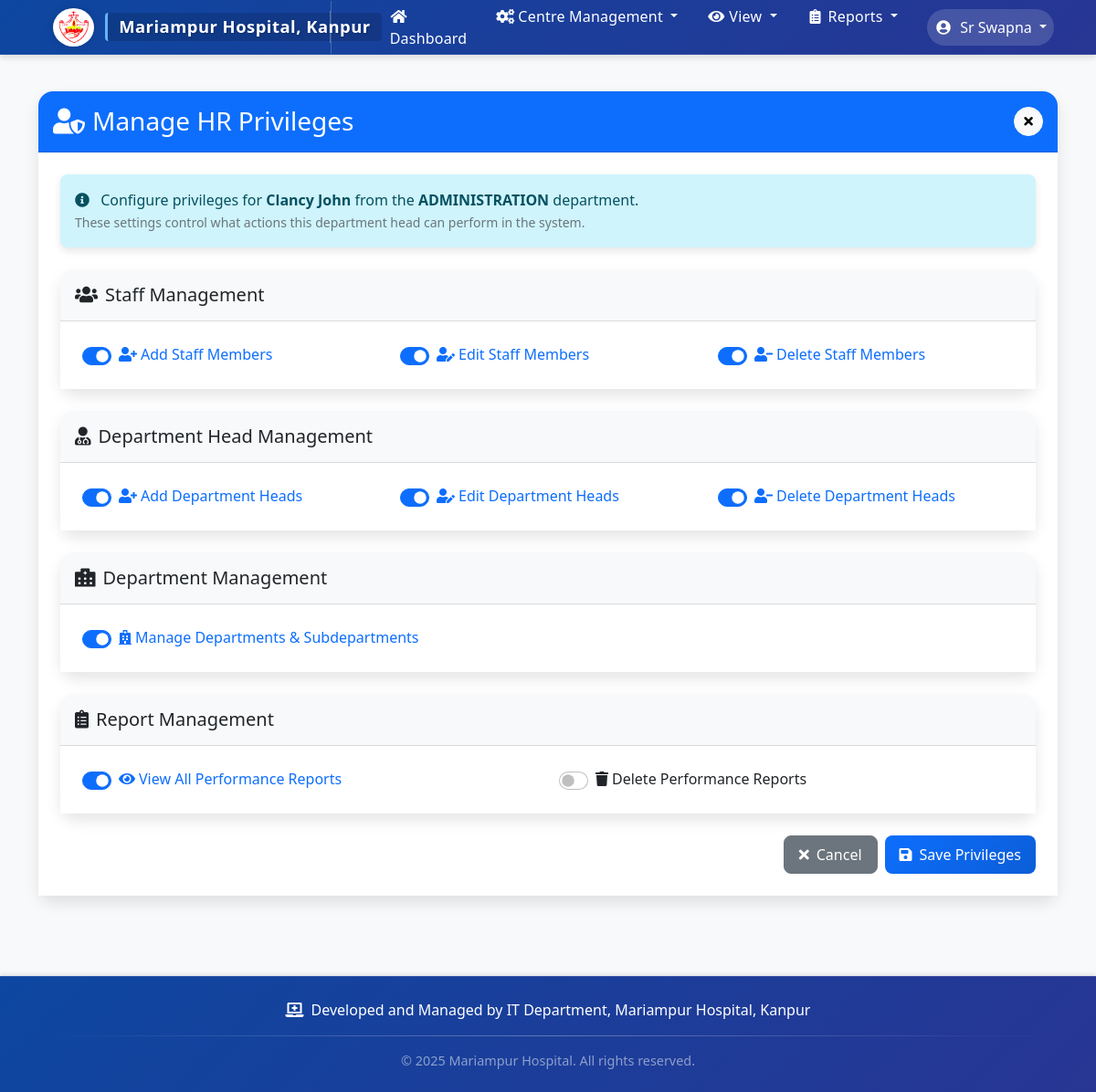
Screenshot of /hr-privileges/manage/12/ (signed in) with the database file from the repository.
### staff_monitor/models.py (models this page shows, shortened)
class DepartmentHead(models.Model):
    user = models.OneToOneField(User, on_delete=models.CASCADE)
    department = models.ForeignKey(Department, on_delete=models.PROTECT)
    subdepartment = models.ForeignKey(SubDepartment, on_delete=models.PROTECT, null=True, blank=True)
    designation = models.CharField(max_length=100, default="Department Head")
    contact_number = models.CharField(max_length=15)
    joining_date = models.DateField(null=True, blank=True)
    appointment_date = models.DateField(null=True, blank=True)
    managed_staff = models.ManyToManyField('Staff', related_name='supervisors', blank=True)
    is_hr_head = models.BooleanField(default=False)

class Department(models.Model):
    name = models.CharField(max_length=100, unique=True)
    created_at = models.DateTimeField(auto_now_add=True)
    class Meta:
        ordering = ['name']

class HRPrivileges(models.Model):
    hr_head = models.OneToOneField(DepartmentHead, on_delete=models.CASCADE, related_name='privileges')
    can_add_staff = models.BooleanField(default=False)
    can_edit_staff = models.BooleanField(default=False)
    can_delete_staff = models.BooleanField(default=False)
    can_add_department_head = models.BooleanField(default=False)
    can_edit_department_head = models.BooleanField(default=False)
    can_delete_department_head = models.BooleanField(default=False)
    can_manage_departments = models.BooleanField(default=False)
    can_view_all_reports = models.BooleanField(default=False)
    can_delete_reports = models.BooleanField(default=False)
    created_at = models.DateTimeField(auto_now_add=True)
    updated_at = models.DateTimeField(auto_now=True)
    class Meta:
        verbose_name = "HR Privileges"
        verbose_name_plural = "HR Privileges"

### staff_monitor/views.py (the view, shortened to what this page needs)
# urls.py: path('hr-privileges/manage/<int:head_id>/', views.manage_hr_privileges, name='manage_hr_privileges'),
@login_required
@user_passes_test(is_admin)
def manage_hr_privileges(request, head_id):
    department_head = get_object_or_404(DepartmentHead, id=head_id)
    if not department_head.is_hr_head:
        department_head.is_hr_head = True
        department_head.save()
    privileges, created = HRPrivileges.objects.get_or_create(hr_head=department_head)
    return render(request, 'staff_monitor/manage_hr_privileges.html', {
        'department_head': department_head,
        'privileges': privileges
    })

### staff_monitor/templates/staff_monitor/manage_hr_privileges.html (shortened to what this page needs)
{% extends 'staff_monitor/base.html' %}
{% block content %}
<div class="card">
    <div class="card-header bg-primary text-white d-flex justify-content-between align-items-center">
        <h3 class="mb-0">
            <i class="fas fa-user-shield me-2"></i>Manage HR Privileges
        </h3>
        <a href="{% url 'hr_privileges_list' %}" class="btn btn-light btn-sm close-btn">
            <i class="fas fa-times"></i>
        </a>
    </div>
    <div class="card-body">
        <div class="alert alert-info mb-4">
            <i class="fas fa-info-circle me-2"></i>
            Configure privileges for <strong>{{ department_head.user.get_full_name }}</strong> from the <strong>{{ department_head.department.name }}</strong> department.
            <br>
            <small class="text-muted">These settings control what actions this department head can perform in the system.</small>
        </div>
        <form method="post" id="privilegesForm">
            <div class="card mb-4">
                <div class="card-header bg-light">
                    <h5 class="mb-0"><i class="fas fa-users me-2"></i>Staff Management</h5>
                </div>
                <div class="card-body">
                    <div class="row">
                        <div class="col-md-4">
                            <div class="form-check form-switch">
                                <input class="form-check-input" type="checkbox" id="can_add_staff" name="can_add_staff" {% if privileges.can_add_staff %}checked{% endif %}>
                                <label class="form-check-label" for="can_add_staff">
                                    <i class="fas fa-user-plus me-1"></i>Add Staff Members
                                </label>
                            </div>
                        </div>
                        <div class="col-md-4">
                            <div class="form-check form-switch">
                                <input class="form-check-input" type="checkbox" id="can_edit_staff" name="can_edit_staff" {% if privileges.can_edit_staff %}checked{% endif %}>
                                <label class="form-check-label" for="can_edit_staff">
                                    <i class="fas fa-user-edit me-1"></i>Edit Staff Members
                                </label>
                            </div>
                        </div>
                        <div class="col-md-4">
                            <div class="form-check form-switch">
                                <input class="form-check-input" type="checkbox" id="can_delete_staff" name="can_delete_staff" {% if privileges.can_delete_staff %}checked{% endif %}>
                                <label class="form-check-label" for="can_delete_staff">
                                    <i class="fas fa-user-minus me-1"></i>Delete Staff Members
                                </label>
                            </div>
                        </div>
                    </div>
                </div>
            </div>
            <div class="card mb-4">
                <div class="card-header bg-light">
                    <h5 class="mb-0"><i class="fas fa-user-md me-2"></i>Department Head Management</h5>
                </div>
                <div class="card-body">
                    <div class="row">
                        <div class="col-md-4">
                            <div class="form-check form-switch">
                                <input class="form-check-input" type="checkbox" id="can_add_department_head" name="can_add_department_head" {% if privileges.can_add_department_head %}checked{% endif %}>
                                <label class="form-check-label" for="can_add_department_head">
                                    <i class="fas fa-user-plus me-1"></i>Add Department Heads
                                </label>
                            </div>
                        </div>
                        <div class="col-md-4">
                            <div class="form-check form-switch">
                                <input class="form-check-input" type="checkbox" id="can_edit_department_head" name="can_edit_department_head" {% if privileges.can_edit_department_head %}checked{% endif %}>
                                <label class="form-check-label" for="can_edit_department_head">
                                    <i class="fas fa-user-edit me-1"></i>Edit Department Heads
                                </label>
                            </div>
                        </div>
                        <div class="col-md-4">
                            <div class="form-check form-switch">
                                <input class="form-check-input" type="checkbox" id="can_delete_department_head" name="can_delete_department_head" {% if privileges.can_delete_department_head %}checked{% endif %}>
                                <label class="form-check-label" for="can_delete_department_head">
                                    <i class="fas fa-user-minus me-1"></i>Delete Department Heads
                                </label>
                            </div>
                        </div>
                    </div>
                </div>
            </div>
            <div class="card mb-4">
                <div class="card-header bg-light">
                    <h5 class="mb-0"><i class="fas fa-hospital-alt me-2"></i>Department Management</h5>
                </div>
                <div class="card-body">
                    <div class="form-check form-switch">
                        <input class="form-check-input" type="checkbox" id="can_manage_departments" name="can_manage_departments" {% if privileges.can_manage_departments %}checked{% endif %}>
                        <label class="form-check-label" for="can_manage_departments">
                            <i class="fas fa-hospital me-1"></i>Manage Departments & Subdepartments
                        </label>
                    </div>
                </div>
            </div>
            <div class="card mb-4">
                <div class="card-header bg-light">
                    <h5 class="mb-0"><i class="fas fa-clipboard-list me-2"></i>Report Management</h5>
                </div>
                <div class="card-body">
                    <div class="row">
                        <div class="col-md-6">
                            <div class="form-check form-switch">
                                <input class="form-check-input" type="checkbox" id="can_view_all_reports" name="can_view_all_reports" {% if privileges.can_view_all_reports %}checked{% endif %}>
                                <label class="form-check-label" for="can_view_all_reports">
                                    <i class="fas fa-eye me-1"></i>View All Performance Reports
                                </label>
                            </div>
                        </div>
                        <div class="col-md-6">
                            <div class="form-check form-switch">
                                <input class="form-check-input" type="checkbox" id="can_delete_reports" name="can_delete_reports" {% if privileges.can_delete_reports %}checked{% endif %}>
                                <label class="form-check-label" for="can_delete_reports">
                                    <i class="fas fa-trash me-1"></i>Delete Performance Reports
                                </label>
                            </div>
                        </div>
                    </div>
                </div>
            </div>
            <div class="d-flex justify-content-end gap-2">
                <a href="{% url 'hr_privileges_list' %}" class="btn btn-secondary">
                    <i class="fas fa-times me-2"></i>Cancel
                </a>
                <button type="submit" class="btn btn-primary">
                    <i class="fas fa-save me-2"></i>Save Privileges
                </button>
            </div>
        </form>
    </div>
</div>
{% endblock %}

### staff_monitor/templates/staff_monitor/base.html (shortened to what this page needs)
{% load static %}
<!DOCTYPE html>
<html lang="en">
<head>
    <link href="https://cdn.jsdelivr.net/npm/bootstrap@5.1.3/dist/css/bootstrap.min.css" rel="stylesheet">
    <link href="https://cdnjs.cloudflare.com/ajax/libs/font-awesome/5.15.4/css/all.min.css" rel="stylesheet">
    <link href="https://cdn.jsdelivr.net/npm/sweetalert2@11.7.32/dist/sweetalert2.min.css" rel="stylesheet">
</head>
<body>
    <nav class="navbar navbar-expand-lg navbar-dark">
        <div class="container">
            <a class="navbar-brand" href="{% url 'dashboard' %}">
                <img src="{% static 'images/hospital-logo.png' %}" alt="Hospital Logo">
                <div class="hospital-name">Mariampur Hospital, Kanpur</div>
            </a>
            {% if request.path != '/login/' %}
            {% if user.is_authenticated %}
            <div class="collapse navbar-collapse" id="navbarNav">
                <ul class="navbar-nav me-auto">
                    <li class="nav-item">
                        <a class="nav-link nav-btn" href="{% url 'dashboard' %}">
                            <i class="fas fa-home me-1"></i>Dashboard
                        </a>
                    </li>
                {% if user.is_staff %}
                    <li class="nav-item dropdown">
                        <a class="nav-link dropdown-toggle nav-btn" href="#" id="centerManagementDropdown" role="button" data-bs-toggle="dropdown" aria-expanded="false">
                            <i class="fas fa-cogs me-1"></i>Centre Management
                        </a>
                    </li>
                    <li class="nav-item dropdown">
                        <a class="nav-link dropdown-toggle nav-btn" href="#" id="viewDropdown" role="button" data-bs-toggle="dropdown" aria-expanded="false">
                            <i class="fas fa-eye me-1"></i>View
                        </a>
                    </li>
                    <li class="nav-item dropdown">
                        <a class="nav-link dropdown-toggle nav-btn" href="#" id="reportsDropdown" role="button" data-bs-toggle="dropdown" aria-expanded="false">
                            <i class="fas fa-clipboard-list me-1"></i>Reports
                        </a>
                    </li>
                {% endif %}
                </ul>
                <ul class="navbar-nav ms-auto">
                    <li class="nav-item dropdown">
                        <a class="nav-link dropdown-toggle user-dropdown-btn" href="#" id="userDropdown" role="button" data-bs-toggle="dropdown" aria-expanded="false">
                            <i class="fas fa-user-circle me-1"></i>
                            {{ user.get_full_name|default:user.username }}
                        </a>
                    </li>
                </ul>
            </div>
            {% endif %}
            {% endif %}
        </div>
    </nav>
    <div class="content-wrapper">
    <div class="container mt-4">
        {% block content %}
        {% endblock %}
    </div>
    </div>
    <footer class="footer">
        <div class="container">
            <div class="footer-content">
                <i class="fas fa-laptop-medical"></i>
                <span>Developed and Managed by IT Department, Mariampur Hospital, Kanpur</span>
            </div>
            <div class="footer-divider"></div>
            <div class="text-center text-white-50" style="font-size: 0.9rem;">
                <span>&copy; {% now "Y" %} Mariampur Hospital. All rights reserved.</span>
            </div>
        </div>
    </footer>
</body>
</html>

### rows the page displays
DepartmentHead: user.get_full_name "Clancy John", department.name "ADMINISTRATION"
HRPrivileges: can_add_staff "☑", can_edit_staff "☑", can_delete_staff "☑", can_add_department_head "☑", can_edit_department_head "☑", can_delete_department_head "☑", can_manage_departments "☑", can_view_all_reports "☑"

### other values shown
{{ user.get_full_name|default:user.username }} "Sr Swapna"
